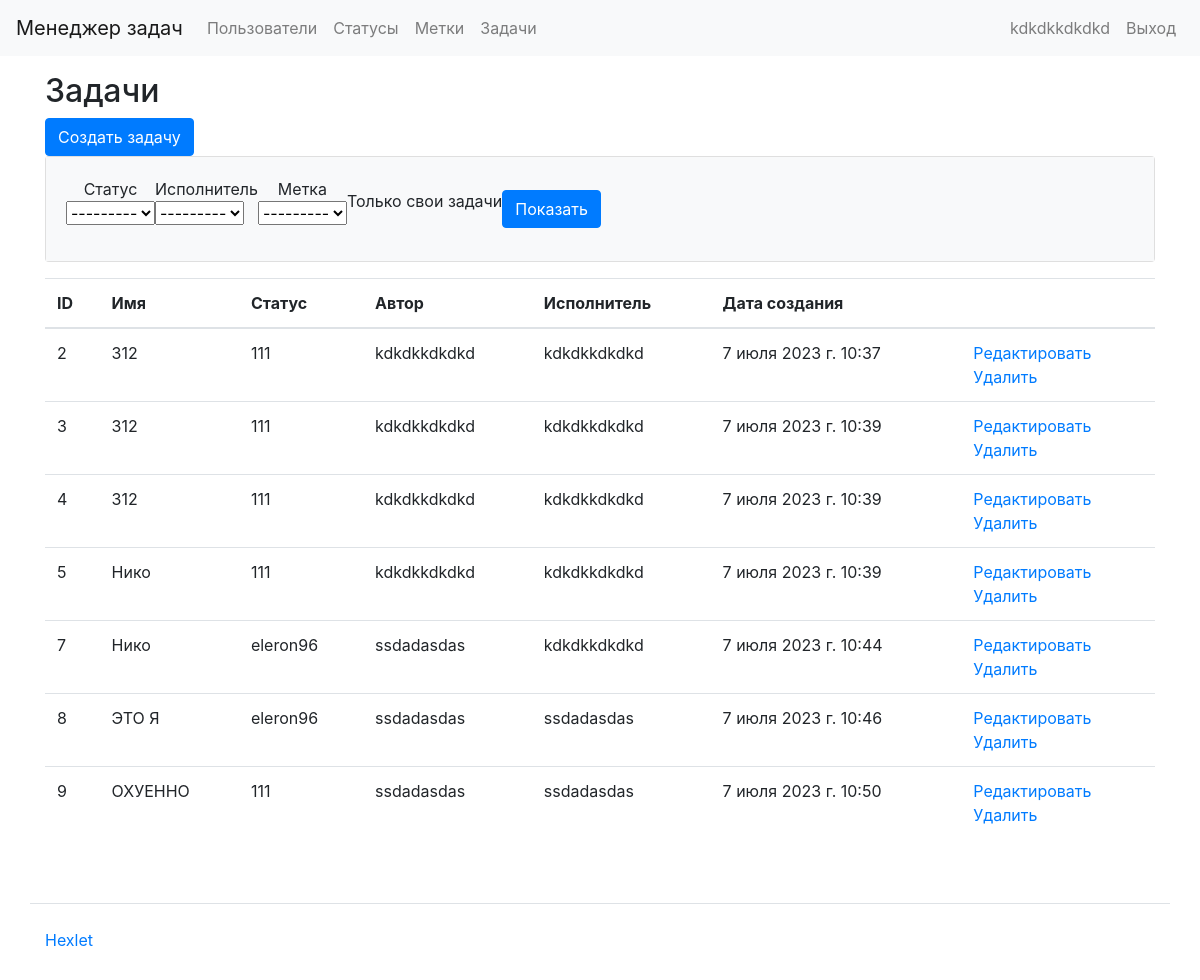
Page /tasks/ (signed in) on the committed database.
### tasks/models.py (models this page shows, shortened)
class Task(models.Model):
    name = models.CharField(max_length=100)
    description = models.TextField()  # If you want to add a description field
    status = models.ForeignKey(Status, on_delete=models.CASCADE)  # Link to the Status model
    author = models.ForeignKey(User, on_delete=models.CASCADE, related_name='author_tasks')  # Link to the User model
    executor = models.ForeignKey(User, on_delete=models.CASCADE, related_name='executor_tasks')  # Link to the User model
    label = models.ForeignKey(labels, on_delete=models.CASCADE, null=True)  # Link to the Label model
    created_date = models.DateTimeField(auto_now_add=True)
    class Meta:
        app_label = 'tasks'

### status/models.py (models this page shows, shortened)
class Status(models.Model):
    name = models.CharField(max_length=100)
    created_date = models.DateTimeField(auto_now_add=True)
    class Meta:
        app_label = 'status'

### tasks/views.py (the view)
# urls.py: path('tasks/', tasks_list, name='tasks'),
@login_required
def tasks_list(request):
    tasks = TaskModel.objects.all()
    return render(request, 'tasks/tasks.html', {'tasks': tasks})

### task_manager/templates/tasks/tasks.html (shortened to what this page needs)
{% extends "base.html" %}
{% load i18n %}
{% block content %}
  <h2>Задачи</h2>
  <a href="{% url 'create_tasks' %}" class="btn btn-primary">{% trans "Создать задачу" %}</a>
  <div class="card mb-3">
    <div class="card-body bg-light">
      <form class="form-inline center" method="get">
        <div class="mb-3">
          <label class="form-label" for="id_status">Статус</label>
          <select name="status" class="form-select" id="id_status">
            <option value="" selected>---------</option>
          </select>
        </div>
        <div class="mb-3">
          <label class="form-label" for="id_executor">Исполнитель</label>
          <select name="executor" class="form-select" id="id_executor">
            <option value="" selected>---------</option>
          </select>
        </div>
        <div class="mb-3">
          <label class="form-label" for="id_label">Метка</label>
          <select name="label" class="form-select" id="id_label">
            <option value="" selected>---------</option>
          </select>
        </div>
        <div class="mb-3">
          <div class="form-check">
            <label class="form-check-label" for="id_self_tasks">Только свои задачи</label>
          </div>
        </div>
        <input class="btn btn-primary" type="submit" value="Показать">
      </form>
    </div>
  </div>
  <table class="table">
    <thead>
      <tr>
        <th scope="col">ID</th>
        <th scope="col">Имя</th>
        <th scope="col">Статус</th>
        <th scope="col">Автор</th>
        <th scope="col">Исполнитель</th>
        <th scope="col">Дата создания</th>
        <th scope="col"></th>
      </tr>
    </thead>
    <tbody>
      {% for task in tasks %}
      <tr>
          <td>{{ task.id }}</td>
          <td>{{ task.name }}</td>
          <td>{{ task.status.name }}</td>
          <td>{{ task.author.username }}</td>
          <td>{{ task.executor.username }}</td>
          <td>{{ task.created_date }}</td>
          <td>
            <a href="{% url 'edit_tasks' task.id %}">{% trans "Edit" %}</a>
            <br>
            <a href="{% url 'delete_tasks' task.id %}">{% trans "Delete" %}</a>
          </td>
      </tr>
      {% endfor %}
    </tbody>
  </table>
{% endblock %}

### task_manager/templates/header.html (shortened to what this page needs)
{% load i18n %}
<nav class="navbar navbar-expand-lg navbar-light bg-light mb-3">
  <a class="navbar-brand" href="/">{% block navbar_brand %}Менеджер задач{% endblock %}</a>
  <div class="collapse navbar-collapse" id="navbarToggleExternalContent">
    <ul class="navbar-nav mr-auto">
      <li class="nav-item">
        <a class="nav-link" href="/users/">{% block navlink1 %}Пользователи{% endblock %}</a>
      </li>
      {% if user.is_authenticated %}
        <li class="nav-item">
          <a class="nav-link" href="/statuses/">{% trans "Статусы" %}</a>
        </li>
        <li class="nav-item">
          <a class="nav-link" href="/labels/">{% trans "Метки" %}</a>
        </li>
        <li class="nav-item">
          <a class="nav-link" href="/tasks/">{% trans "Задачи" %}</a>
        </li>
      {% endif %}
    </ul>
    <ul class="navbar-nav">
      {% if user.is_authenticated %}
        <li class="nav-item">
          <span class="navbar-text mr-2">{{ user.username }}</span>
        </li>
        <li class="nav-item">
          <a class="nav-link" href="{% url 'logout' %}">{% trans "Выход" %}</a>
        </li>
      {% endif %}
    </ul>
  </div>
</nav>

### rows in the picture
Task: id "2", name "312", status.name "111", author.username "kdkdkkdkdkd", executor.username "kdkdkkdkdkd", created_date "7 июля 2023 г. 10:37"
Task: id "3", name "312", status.name "111", author.username "kdkdkkdkdkd", executor.username "kdkdkkdkdkd", created_date "7 июля 2023 г. 10:39"
Task: id "4", name "312", status.name "111", author.username "kdkdkkdkdkd", executor.username "kdkdkkdkdkd", created_date "7 июля 2023 г. 10:39"
Task: id "5", name "Нико", status.name "111", author.username "kdkdkkdkdkd", executor.username "kdkdkkdkdkd", created_date "7 июля 2023 г. 10:39"
Task: id "7", name "Нико", status.name "eleron96", author.username "ssdadasdas", executor.username "kdkdkkdkdkd", created_date "7 июля 2023 г. 10:44"
Task: id "8", name "ЭТО Я", status.name "eleron96", author.username "ssdadasdas", executor.username "ssdadasdas", created_date "7 июля 2023 г. 10:46"
Task: id "9", name "ОХУЕННО", status.name "111", author.username "ssdadasdas", executor.username "ssdadasdas", created_date "7 июля 2023 г. 10:50"

### other values in the picture
{{ user.username }} "kdkdkkdkdkd"
